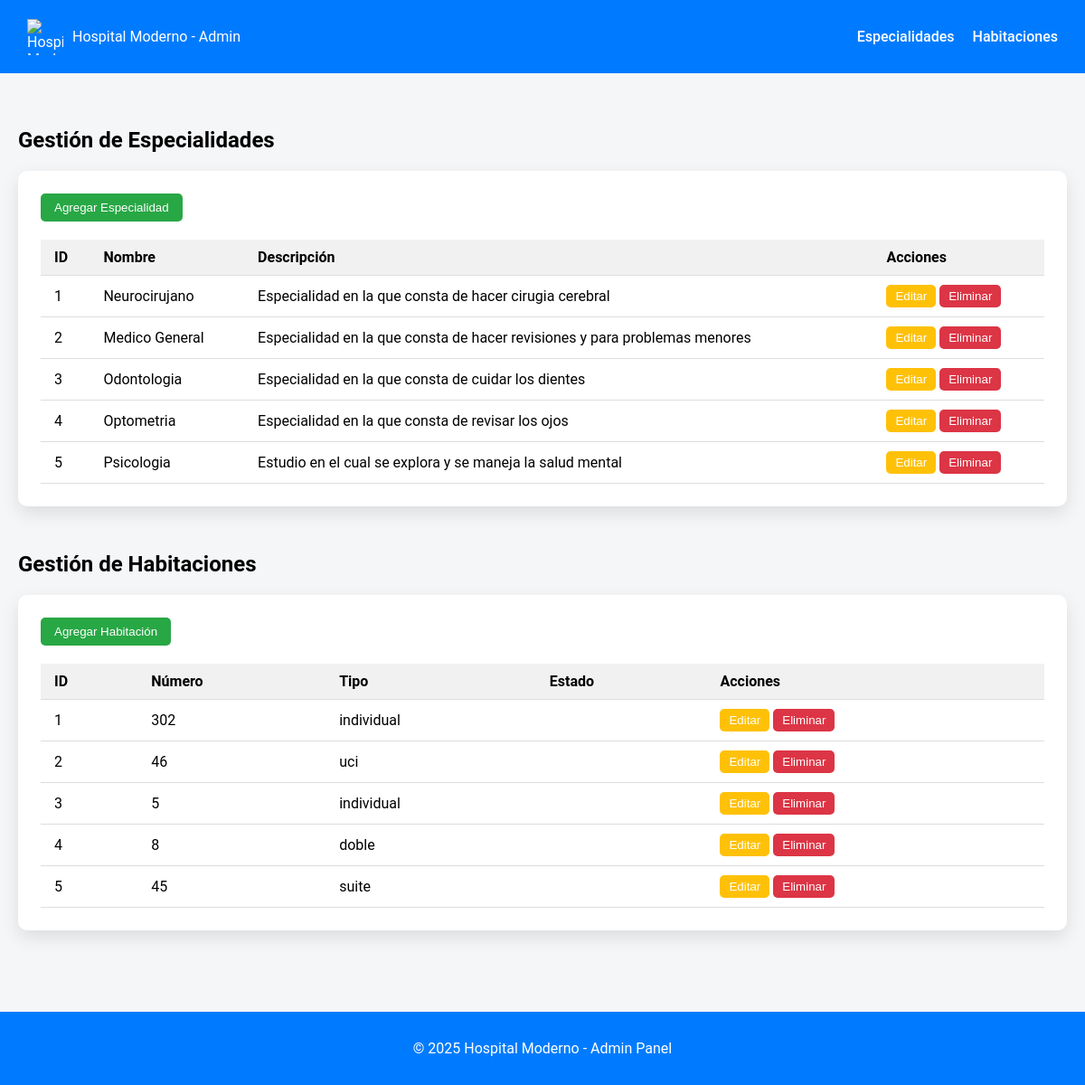
Screenshot of /PabellondeDoctores/admin/ with the database file from the repository.
### Doctor/models.py (models this page shows)
class Especialidad(models.Model):
    nombre = models.CharField(max_length=100)
    descripcion = models.TextField()
    duracion_consulta = models.IntegerField(help_text="Duracion en minutos")

class Habitacion(models.Model):
    TIPO_HABITACION = [
        ('individual', 'Individual'),
        ('doble', 'Doble'),
        ('suite', 'Suite'),
        ('uci', 'UCI')
    ]
    numero = models.CharField(max_length=10, unique=True)
    tipo = models.CharField(max_length=20, choices=TIPO_HABITACION)
    piso = models.IntegerField()
    disponible = models.BooleanField(default=True)
    costo_diario = models.DecimalField(max_digits=10, decimal_places=2)

### Doctor/views.py (the view)
# urls.py: path('admin/', views.admin_dashboard, name='admin_dashboard'),
def admin_dashboard(request):
    especialidades = Especialidad.objects.all()
    habitaciones = Habitacion.objects.all()
    contexto = {
        'especialidades': especialidades,
        'habitaciones': habitaciones,
    }
    return render(request, 'Doctor/AdminDashboard.html', contexto)

### Doctor/templates/Doctor/AdminDashboard.html (shortened to what this page needs)
{% load static %}
<!DOCTYPE html>
<html lang="es">
<head>
    <link rel="stylesheet" href="{% static 'Doctor/admin.css' %}">
</head>
<body>
    <nav class="admin-navbar">
        <div class="logo">
            <img src="{% static 'img/logo.jpg' %}" alt="Hospital Moderno">
            <span>Hospital Moderno - Admin</span>
        </div>
        <ul class="nav-links">
            <li><a href="#especialidades">Especialidades</a></li>
            <li><a href="#habitaciones">Habitaciones</a></li>
        </ul>
    </nav>
    <main class="dashboard">
        <section id="especialidades" class="admin-section">
            <h2>Gestión de Especialidades</h2>
            <div class="card shadow">
                <button class="btn-add">Agregar Especialidad</button>
                <table class="admin-table">
                    <thead>
                        <tr>
                            <th>ID</th>
                            <th>Nombre</th>
                            <th>Descripción</th>
                            <th>Acciones</th>
                        </tr>
                    </thead>
                    <tbody>
                        {% for especialidad in especialidades %}
                        <tr>
                            <td>{{ especialidad.id }}</td>
                            <td>{{ especialidad.nombre }}</td>
                            <td>{{ especialidad.descripcion }}</td>
                            <td>
                                <button class="btn-edit">Editar</button>
                                <button class="btn-delete">Eliminar</button>
                            </td>
                        </tr>
                        {% empty %}
                        <tr>
                            <td colspan="4">No hay especialidades registradas.</td>
                        </tr>
                        {% endfor %}
                    </tbody>
                </table>
            </div>
        </section>
        <section id="habitaciones" class="admin-section">
            <h2>Gestión de Habitaciones</h2>
            <div class="card shadow">
                <button class="btn-add">Agregar Habitación</button>
                <table class="admin-table">
                    <thead>
                        <tr>
                            <th>ID</th>
                            <th>Número</th>
                            <th>Tipo</th>
                            <th>Estado</th>
                            <th>Acciones</th>
                        </tr>
                    </thead>
                    <tbody>
                        {% for habitacion in habitaciones %}
                        <tr>
                            <td>{{ habitacion.id }}</td>
                            <td>{{ habitacion.numero }}</td>
                            <td>{{ habitacion.tipo }}</td>
                            <td>{{ habitacion.estado }}</td>
                            <td>
                                <button class="btn-edit">Editar</button>
                                <button class="btn-delete">Eliminar</button>
                            </td>
                        </tr>
                        {% empty %}
                        <tr>
                            <td colspan="5">No hay habitaciones registradas.</td>
                        </tr>
                        {% endfor %}
                    </tbody>
                </table>
            </div>
        </section>
    </main>
    <footer>
        <p>&copy; 2025 Hospital Moderno - Admin Panel</p>
    </footer>
</body>
</html>

### Doctor/static/Doctor/admin.css (style rules this page uses)
body { font-family: 'Roboto', sans-serif; background-color: #f4f6f8; margin: 0; padding: 0; }
.admin-navbar { display: flex; justify-content: space-between; align-items: center; background-color: #007bff; padding: 15px 30px; color: white; }
.admin-navbar .logo { display: flex; align-items: center; gap: 10px; }
.admin-navbar .logo img { width: 40px; height: 40px; }
.admin-navbar .nav-links { list-style: none; display: flex; gap: 20px; }
.admin-navbar .nav-links a { color: white; text-decoration: none; font-weight: 500; }
.dashboard { padding: 40px 20px; }
.admin-section { margin-bottom: 50px; }
.card { background-color: white; border-radius: 10px; padding: 25px; }
.shadow { box-shadow: 0px 8px 20px rgba(0,0,0,0.1); }
.btn-add { background-color: #28a745; color: white; border: none; padding: 8px 15px; margin-bottom: 20px; border-radius: 5px; cursor: pointer; }
.btn-edit { background-color: #ffc107; color: white; border: none; padding: 5px 10px; border-radius: 5px; cursor: pointer; }
.btn-delete { background-color: #dc3545; color: white; border: none; padding: 5px 10px; border-radius: 5px; cursor: pointer; }
.admin-table { width: 100%; border-collapse: collapse; }
.admin-table th, .admin-table td { padding: 10px 15px; text-align: left; border-bottom: 1px solid #ddd; }
.admin-table th { background-color: #f1f1f1; }
footer { background-color: #007bff; color: white; text-align: center; padding: 15px; }

### rows the page displays
Especialidad: id "1", nombre "Neurocirujano", descripcion "Especialidad en la que consta de hacer cirugia cerebral"
Especialidad: id "2", nombre "Medico General", descripcion "Especialidad en la que consta de hacer revisiones y para problemas menores"
Especialidad: id "3", nombre "Odontologia", descripcion "Especialidad en la que consta de cuidar los dientes"
Especialidad: id "4", nombre "Optometria", descripcion "Especialidad en la que consta de revisar los ojos"
Especialidad: id "5", nombre "Psicologia", descripcion "Estudio en el cual se explora y se maneja la salud mental"
Habitacion: id "1", numero "302", tipo "individual"
Habitacion: id "2", numero "46", tipo "uci"
Habitacion: id "3", numero "5", tipo "individual"
Habitacion: id "4", numero "8", tipo "doble"
Habitacion: id "5", numero "45", tipo "suite"
